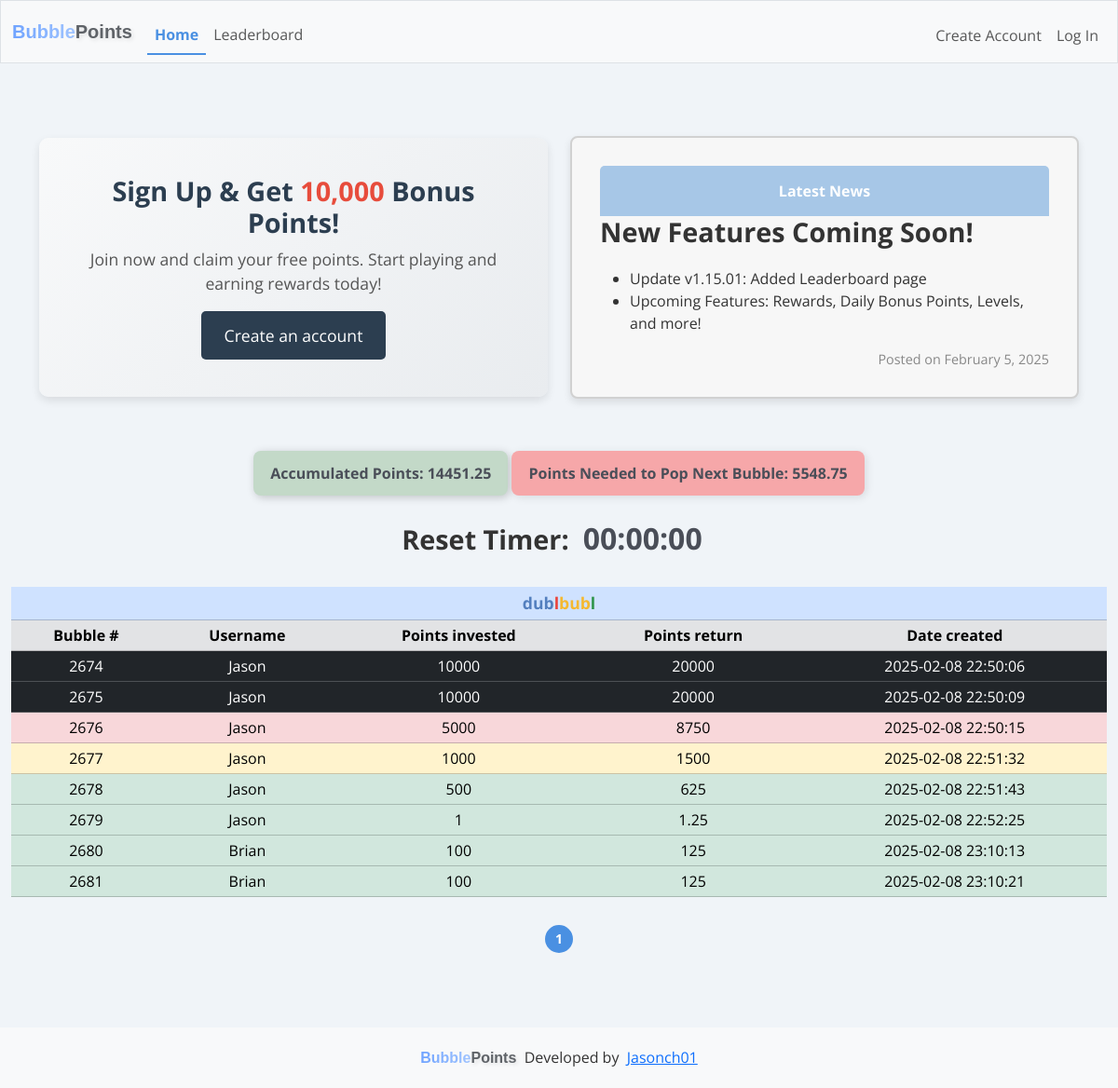
Before: / with the older database file.
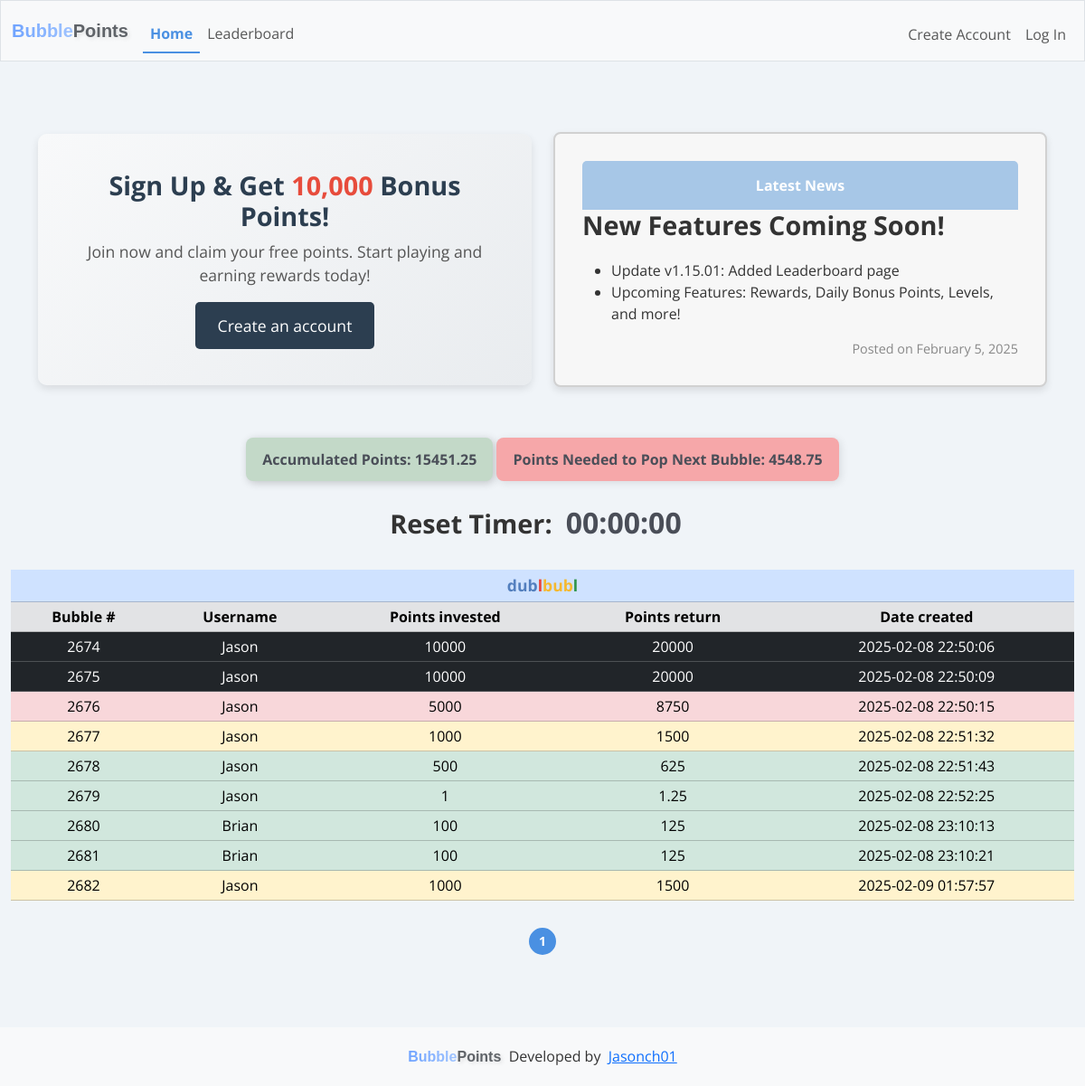
After: the same page with the newer database file.
### tables this page shows
CREATE TABLE points_tracker (
            tracker_id INTEGER PRIMARY KEY AUTOINCREMENT NOT NULL,
            current_points_in INTEGER NOT NULL,
            date_created TEXT NOT NULL        
        );

CREATE TABLE dublbubl (
    row_id INTEGER PRIMARY KEY AUTOINCREMENT NOT NULL,
    user_id INTEGER NOT NULL,
    username TEXT NOT NULL,
    points_in INTEGER NOT NULL,
    points_out INTEGER NOT NULL,
    date_created TEXT NOT NULL,        
    FOREIGN KEY (user_id) REFERENCES users(id)
    FOREIGN KEY (username) REFERENCES users(username)
);

### app.py (the view)
@app.route("/", methods=["GET", "POST"])
def index():
    updated_rows = []  # Initialize with an empty list
    start_timer()
    try:
        dublbubl = cur.execute("SELECT * FROM dublbubl").fetchall()
        page = request.args.get("page", 1, type=int)
        rows_per_page = 20  # Limit rows per page
        offset = (page - 1) * rows_per_page  # Calculate offset
        dublbubl = cur.execute(
            "SELECT * FROM dublbubl ORDER BY row_id ASC LIMIT ? OFFSET ?",
            (rows_per_page, offset)
        ).fetchall()
        total_rows = cur.execute("SELECT COUNT(*) FROM dublbubl").fetchone()[0]
        total_pages = (total_rows + rows_per_page - 1) // rows_per_page  # Round up
        current_points_in = cur.execute("SELECT current_points_in FROM points_tracker").fetchone()
        oldest_row_points_out = cur.execute("SELECT points_out FROM dublbubl ORDER BY row_id ASC LIMIT 1").fetchone()
        user_id = session.get("user_id")
        if user_id:
            user = cur.execute("SELECT * FROM users WHERE id = ?", (user_id,)).fetchall()
            user_history = cur.execute("SELECT * FROM dublbubl_history WHERE creator_id = ? ORDER BY row_id DESC LIMIT 5", (user_id,)).fetchall()
        else:
            user = None
            user_history = None
    except sqlite3.OperationalError as e:
        print("Error: dublbubl_history table does not exist, creating it.")
        init_db()
    if current_points_in is None or oldest_row_points_out is None:
        print("Error: current_points_in or oldest_row_points_out is None.")
        points_in_required = 0  # Default value
    else:
        points_in_required = oldest_row_points_out[0] - current_points_in[0]
    socketio.emit("update_points_info", {
        "current_points_in": current_points_in[0],  # Emitting the actual points_in value
        "points_in_required": points_in_required  # Emitting the calculated points_in_required
    })  # Broadcasts to all connected clients
    points = request.form.get("points")
    current_date = datetime.datetime.now().strftime("%Y-%m-%d %H:%M:%S")
    message = None
    if request.method == "POST":
        if user_id is None:
            return render_template("login.html", message="You must be logged in to create a bubble")
        if not points:
            flash("No points entered", "danger")  # Use "danger" for errors
            return redirect(url_for("index"))
        try:
            points = int(points)
        except ValueError:
            flash("Invalid input", "danger")
            return redirect(url_for("index"))
        if points is None:
            return "Invalid Input"
        elif points <= 0 or points > 10000:
            flash("Points must be between 1 and 10000", "danger")
            return redirect(url_for("index"))
        user_id = session["user_id"]
        user = cur.execute("SELECT * FROM users WHERE id = ?", (user_id,)).fetchone()
        current_points = cur.execute("SELECT points FROM users WHERE id = ?", (user[0],)).fetchone()
        current_points = current_points[0] if current_points else 0  # Default to 0 if no value exists
        if current_points < points:
            flash("Not enough points", "danger")
            return redirect(url_for("index"))
        try:
            if points >= 10000:
                points_out = points * 2  # If points are 10,000 or more, multiply by 2
            elif points >= 5000:
                points_out = points * 1.75  # If points are 5,000 or more but less than 10,000, multiply by 1.75
            elif points >= 1000:
                points_out = points * 1.5  # If points are 1,000 or more but less than 10,000, multiply by 1.5
            else:
                points_out = points * 1.25  # Otherwise, points_out equals points_in (e.g., for smaller amounts)
            cur.execute("""
            INSERT INTO dublbubl (row_id, user_id, username, points_in, points_out, date_created)
            VALUES (?, ?, ?, ?, ?, ?)
            """, (None, user[0], user[1], points, (points_out), current_date))
            con.commit()
            updated_rows = cur.execute("""
                SELECT * FROM dublbubl
                ORDER BY row_id ASC
            """).fetchall()
            total_rows = cur.execute("SELECT COUNT(*) FROM dublbubl").fetchone()[0]
            total_pages = (total_rows + rows_per_page - 1) // rows_per_page  # Round up
            offset = (page - 1) * rows_per_page
            print(f"Page: {page}, Rows per page: {rows_per_page}, Offset: {offset}")
            print(f"Fetching rows starting from: {offset}, Limit: {rows_per_page}")
            updated_rows = cur.execute(
                "SELECT * FROM dublbubl ORDER BY date_created, row_id LIMIT ? OFFSET ?",
                (rows_per_page, offset)
            ).fetchall()
            socketio.emit("update_table", {
                "rows": updated_rows,
                "total_pages": total_pages,
                "current_page": page
            })
            total_points = current_points - points
            if total_points < 0:
                return "Error: Insufficient points balance."
            cur.execute("UPDATE users SET points = ? WHERE id = ?", (total_points, user[0]))
            con.commit()
            socketio.emit("update_point_balance", {
                "point_balance": total_points  # Emitting only the total points balance
            }, room=user[0])  # Emits only to the specific user
            print(f"Emitting update to room: {user[0]} with new balance: {total_points}")
        except Exception as e:
            print(f"Error inserting row into dublbubl: {e}")
            con.rollback()
        current_points_in = cur.execute("SELECT current_points_in FROM points_tracker").fetchone()
        row_count = cur.execute("SELECT COUNT(*) FROM dublbubl").fetchone()[0]
        print(f"Number of rows in dublbubl: {row_count}")
        if row_count > 1:
            if current_points_in:
                new_points_in = current_points_in[0] + points
                cur.execute("UPDATE points_tracker SET current_points_in = ?, date_created = ?", (new_points_in, current_date))
            else:
                cur.execute("INSERT INTO points_tracker (current_points_in, date_created) VALUES (?, ?)", (points, current_date))
            con.commit()
        else:
            new_points_in = current_points_in[0] if current_points_in else 0
            print(f"New points in is { new_points_in }")
        oldest_row_points_out = cur.execute("SELECT points_out FROM dublbubl ORDER BY row_id ASC LIMIT 1").fetchone()
        print(f"Oldest row points out: {oldest_row_points_out[0]}")
        if oldest_row_points_out is None:
            print("No rows found in dublbubl. Exiting loop.")
        else:
            while new_points_in >= oldest_row_points_out[0]:
                oldest_row_id = cur.execute("SELECT row_id FROM dublbubl ORDER BY row_id ASC LIMIT 1").fetchone()
                oldest_row = cur.execute("SELECT * FROM dublbubl ORDER BY row_id ASC LIMIT 1").fetchone()
                if oldest_row is not None:
                        current_total_points = cur.execute("SELECT total_points_earned FROM users WHERE id = ?", (oldest_row[1],)).fetchone()
                        if current_total_points is None:
                            print("No points found for this user.")
                            current_total_points = 0  # Default to 0 if no value exists
                        else:
                            current_total_points = current_total_points[0]  # Extract the value from the tuple
                        print(f"Current total points: {current_total_points}")
                        points = cur.execute("SELECT points FROM users WHERE id = ?", (oldest_row[1],)).fetchone()
                        if points is None:
                            print("No points balance found for this user.")
                            points = 0  # Default to 0 if no value exists
                        else:
                            points = points[0]  # Extract the value from the tuple
                        print(f"User's point balance: {points}")
                else:
                    print("Oldest row is None, skipping points check.")
                if oldest_row:
                    cur.execute("""
                    INSERT INTO dublbubl_history (user_id, username, row_id, creator_id, creator_username, points_in, points_out, date_created, date_archived)
                    VALUES (?, ? ,?, ?, ? ,?, ?, ?, ?)
                    """, (user[0], user[1], oldest_row[0], oldest_row[1], oldest_row[2], oldest_row[3], oldest_row[4], oldest_row[5], current_date))
                    con.commit()
                    updated_user_history = cur.execute("""
                        SELECT * FROM dublbubl_history
                        WHERE creator_id = ?
                        ORDER BY row_id DESC
                        LIMIT 5
                    """, (user[0],)).fetchall()
                    print(f"Checking user[0]: {user[0]}")
                    print(f"Fetching history for creator_id: {user[0]}")
                    print("Fetched history:", updated_user_history)
                    socketio.emit("update_user_history", {
                        "history": [
                            {
                                "bubble_number": row[3],
                                "points_invested": row[6],
                                "points_earned": row[7],
                                "created_on": row[8],
                                "archived_on": row[9]
                            } for row in updated_user_history
                        ]
                    }, room=user[0])  # Emits only to the specific user
                    print(f"Emitting update to room: {user[0]} with updated user history: {oldest_row[4]}")
                    total_points_earned = current_total_points + oldest_row[4]
                    cur.execute("UPDATE users SET total_points_earned = ? WHERE id = ?", (total_points_earned, oldest_row[1]))
                    con.commit()
                    total_points = points + oldest_row[4]
                    cur.execute("UPDATE users SET points = ? WHERE id = ?", (total_points, oldest_row[1]))
                    con.commit()
                    current_total_points = total_points_earned
                    updated_total_points = cur.execute("SELECT points FROM users WHERE id = ?",(user_id,)).fetchone()
                    updated_total_points = updated_total_points[0] if updated_total_points else 0
                    socketio.emit("update_point_balance", {
                        "point_balance": updated_total_points  # Only emitting the total points balance
                    }, room=user_id)  # Emits only to the specific user
                    print(f"Emitting update to room: {user_id} with new balance: {updated_total_points}")
                if oldest_row_id is not None:
                    cur.execute("DELETE FROM dublbubl WHERE row_id = ?", (oldest_row_id[0],))
                    con.commit()
                else:
                    print("Error: oldest_row_id is None, unable to delete row.")
                remaining_points_in = new_points_in - oldest_row_points_out[0]
                cur.execute("UPDATE points_tracker SET current_points_in = ?, date_created = ?", (remaining_points_in, current_date))
                con.commit()
                updated_rows = cur.execute("""
                    SELECT * FROM dublbubl
                    ORDER BY row_id ASC
                """).fetchall()
                total_rows = cur.execute("SELECT COUNT(*) FROM dublbubl").fetchone()[0]
                total_pages = (total_rows + rows_per_page - 1) // rows_per_page  # Round up
                offset = (page - 1) * rows_per_page
                print(f"Page: {page}, Rows per page: {rows_per_page}, Offset: {offset}")
                print(f"Fetching rows starting from: {offset}, Limit: {rows_per_page}")
                updated_rows = cur.execute(
                    "SELECT * FROM dublbubl ORDER BY date_created, row_id LIMIT ? OFFSET ?",
                    (rows_per_page, offset)
                ).fetchall()
                socketio.emit("update_table", {
                    "rows": updated_rows,
                    "total_pages": total_pages,
                    "current_page": page
                })
                print(f"Emitting updated rows to room: {user[0]}")
                new_points_in = remaining_points_in
                oldest_row_points_out = cur.execute("SELECT points_out FROM dublbubl ORDER BY row_id ASC LIMIT 1").fetchone()
                if new_points_in <= 0 or oldest_row_points_out is None:
                    print("No more rows in dublbubl. Exiting loop.")
                    break
        flash("Bubble created successfully!", "success")
        return redirect(url_for("index"))
    else:
        return render_template('index.html', dublbubl=dublbubl, user=user, message=message, current_points_in=current_points_in, points_in_required=points_in_required, user_history=user_history, updated_rows=updated_rows, total_pages=total_pages, current_page=page)

### templates/index.html (shortened to what this page needs)
{% extends "layout.html" %}
{% block main %}
{% if not session["user_id"] %}
<div class="container mt-5">
  <div class="row">
      <div class="col-md-6 d-flex align-items-center">
        <div class="signup-section text-center w-100">
            <h2>Sign Up & Get <span class="bonus-points">10,000</span> Bonus Points!</h2>
            <p>Join now and claim your free points. Start playing and earning rewards today!</p>
            <a href="/register" class="btn signup-btn btn-lg">Create an account</a>
        </div>
    </div>
      <div class="col-md-6">
          <div class="announcement-box">
              <div class="header">Latest News</div>
              <h2>New Features Coming Soon!</h2>
              <ul>
                <li>Update v1.15.01: Added Leaderboard page</li>
                <li>Upcoming Features: Rewards, Daily Bonus Points, Levels, and more!</li>
              </ul>
              <div class="date">Posted on February 5, 2025</div>
          </div>
      </div>
  </div>
</div>
{% endif %}
<div class="tracker text-center">
  <p id="current_points_in">Accumulated Points: {{ current_points_in[0] }}</p>
  <p id="points_in_required">Points Needed to Pop Next Bubble: {{ points_in_required }}</p>
  <div class="timer-container">
      <span class="reset-timer-text">Reset Timer: </span>
      <span id="countdown_timer" class="low-time">00:00:00</span>
  </div>
</div>
<table class="table table-success table-sm text-center">
  <thead class="table-primary">
    <tr class="table-primary">
      <th class="table-primary" colspan="5"><div class="table-header"><span class="blue">dub</span><span class="red">l</span><span class="yellow">bub</span><span class="green">l</span></div></th>
    </tr>
  </thead>
  <thead>
    <tr class="table-secondary">
      <th>Bubble #</th>
      <th>Username</th>
      <th>Points invested</th>
      <th>Points return</th>
      <th>Date created</th>
    </tr>
  </thead>
  <tbody id="dublbubl">
    {% for row in dublbubl %}
    <tr class="
    {% if row[3] >= 10000 %}
      table-dark
    {% elif row[3] >= 5000 %}
      table-danger
    {% elif row[3] >= 1000 %}
      table-warning
    {% else %}
      table-success
    {% endif %}
    ">
      <td>{{ row[0] }}</td>
      <td>{{ row[2] }}</td>
      <td>{{ row[3] }}</td>
      <td>{{ row[4] }}</td>
      <td>{{ row[5] }}</td>
    </tr>
    {% endfor %}
  </tbody>
</table>
<div class="text-center" id="pagination">
  {% for i in range(1, total_pages + 1) %}
      <a href="{{ url_for('index', page=i) }}"
         style="padding: 5px; {% if i == current_page %}font-weight: bold;{% endif %}">
          {{ i }}
      </a>
  {% endfor %}
</div>
{% endblock %}

Changed rows visible on the page:
changed points_tracker: current_points_in "14451.25" → "15451.25"
added dublbubl: row_id "2682", username "Jason", points_in "1000", points_out "1500", date_created "2025-02-09 01:57:57"
Other visible differences:
{{ points_in_required }}: "5548.75" → "4548.75"
